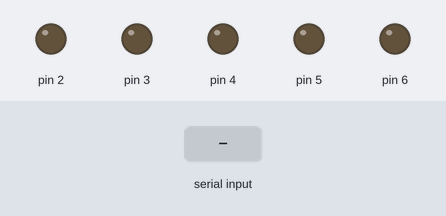
Bench run of a sketch on a simulated Arduino Uno, built with avr-gcc and run on an emulated ATmega328P. Shown: output pins drawn as LEDs (lit = HIGH). The inputs (shaded band) are chosen by the test bench.

Above: at 1.2 s.
1.3 s: byte 30 received over Serial
At 2.5 s:
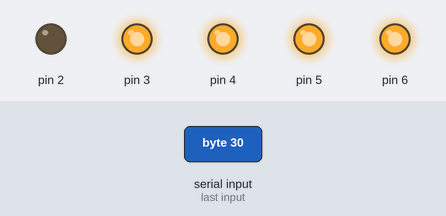
2.8 s: byte 90 received over Serial
At 3.9 s:
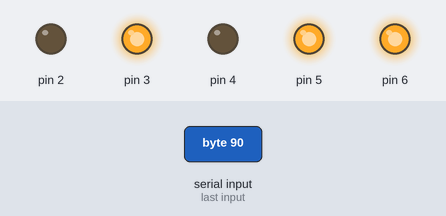
4.3 s: byte 120 received over Serial
At 5.0 s:
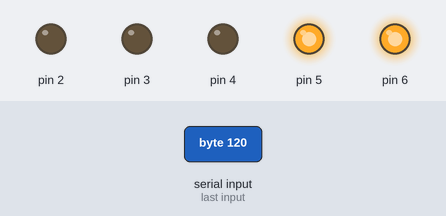
5.8 s: byte 30 received over Serial
At 6.2 s:
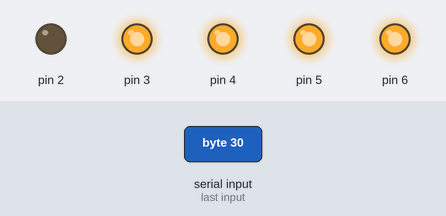
Timing chart, 0 to 8.3 s (numbered marks = the images above; inputs shaded):
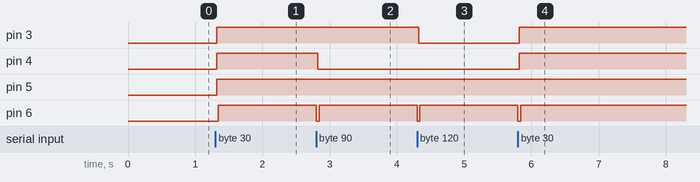

The sketch:

DigitalTube.ino
```cpp
void setup()
{
  pinMode(2, OUTPUT);
  pinMode(3, OUTPUT);
  pinMode(4, OUTPUT);
  pinMode(5, OUTPUT);
  pinMode(6, OUTPUT);
  Serial.begin(9600);
}
int income=0;
void loop()
{
  if(Serial.available()>0){
    income=Serial.read();
    digitalWrite(6,LOW);
  delay(20);
  digitalWrite(5,BCD(income,3));
  digitalWrite(4,BCD(income,2));
  digitalWrite(3,BCD(income,1));
  digitalWrite(2,BCD(income,0));
  delay(20);
  digitalWrite(6,HIGH);
  delay(20);
  }

}
char BCD(int d,int n)
{
  if((d>>n)&1){
    return HIGH;
  }
  else{
    return LOW;
  }
}
```

Measured:
- after the input at 1.3 s, pin 3–6: LOW → HIGH at once
- after the input at 2.8 s, pin 4: HIGH → LOW at once; pin 6: HIGH → LOW at once, → HIGH 0.04 s later
- after the input at 4.3 s, pin 3: HIGH → LOW at once; pin 6: HIGH → LOW at once, → HIGH 0.04 s later
- after the input at 5.8 s, pin 3, pin 4: LOW → HIGH at once; pin 6: HIGH → LOW at once, → HIGH 0.04 s later
